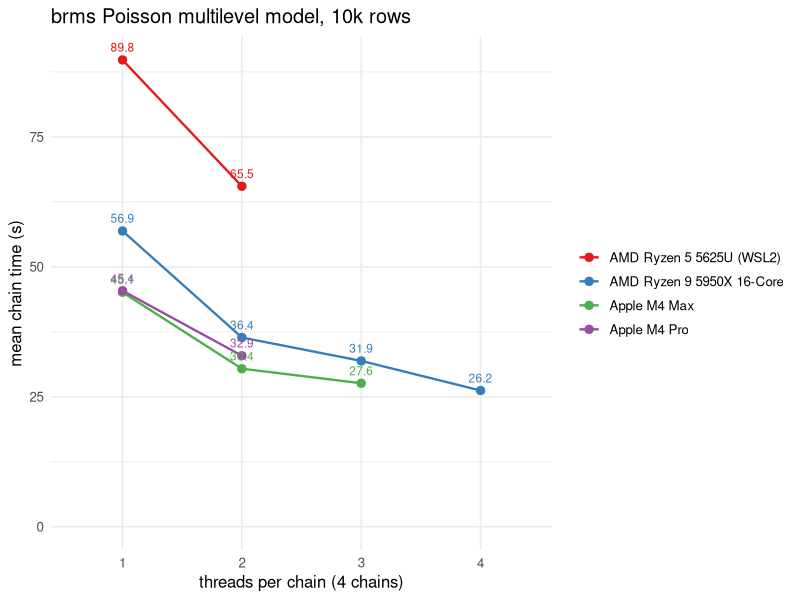

Source code (R):
## ---- chunk 1
knitr::opts_chunk$set(
  collapse = TRUE,
  comment = "#>"
)
options(knitr.kable.NA = "")
## ---- chunk 2
library(tidyverse)
res <- read_csv("results.csv", show_col_types = FALSE)

res |>
  group_by(machine, threads) |>
  summarise(mean_chain = min(mean_chain), .groups = "drop") |>
  group_by(machine) |>
  mutate(speedup = mean_chain[threads == 1] / mean_chain) |>
  ungroup() |>
  mutate(cell = if_else(threads == 1,
                        sprintf("%.1f s", mean_chain),
                        sprintf("%.1f s (%.2f×)", mean_chain, speedup))) |>
  select(machine, threads, cell) |>
  pivot_wider(names_from = threads, values_from = cell,
              names_glue = "{threads} thread{ifelse(threads > 1, 's', '')}") |>
  arrange(desc(`1 thread`)) |>
  knitr::kable(align = "lrrrr")
## ---- chunk 3
res |>
  group_by(machine, threads) |>
  summarise(mean_chain = min(mean_chain), .groups = "drop") |>
  ggplot(aes(factor(threads), mean_chain, colour = machine, group = machine)) +
  geom_line(linewidth = 0.8) +
  geom_point(size = 2.5) +
  geom_text(aes(label = mean_chain), vjust = -0.9, size = 3, show.legend = FALSE) +
  scale_y_continuous(limits = c(0, NA)) +
  scale_colour_brewer(palette = "Set1") +
  labs(x = "threads per chain (4 chains)",
       y = "mean chain time (s)",
       colour = NULL,
       title = "brms Poisson multilevel model, 10k rows") +
  theme_minimal(base_size = 12) +
  theme(legend.position = "right")
